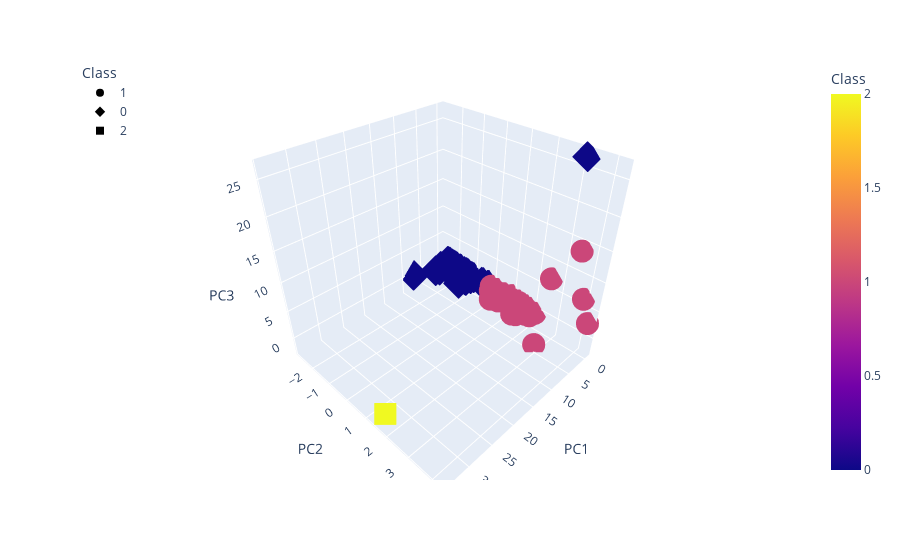

Notebook code for this chart:
### Code cell
# Creating a 3D-Scatter with the PCA data and the clusters
# YOUR CODE HERE
fig = px.scatter_3d(clustered_df, x="PC1", y="PC2", z="PC3", color="Class", symbol="Class")
fig.update_layout(legend=dict(x=0,y=1))
fig.show()

### Figure 1 — Plotly figure (JSON) as saved in the notebook; plotly's stock layout.template omitted (floating-point values rounded to 4 significant figures; data arrays with more than 128 entries replaced by an {"elided": "..."} marker saying what was removed)
{"data": [{"hovertemplate": "Class=%{marker.color}<br>PC1=%{x}<br>PC2=%{y}<br>PC3=%{z}<extra></extra>", "legendgroup": "1", "marker": {"color": {"elided": "290 int values"}, "coloraxis": "coloraxis", "symbol": "circle"}, "mode": "markers", "name": "1", "scene": "scene", "showlegend": true, "type": "scatter3d", "x": {"elided": "290 float values"}, "y": {"elided": "290 float values"}, "z": {"elided": "290 float values"}}, {"hovertemplate": "Class=%{marker.color}<br>PC1=%{x}<br>PC2=%{y}<br>PC3=%{z}<extra></extra>", "legendgroup": "0", "marker": {"color": {"elided": "241 int values"}, "coloraxis": "coloraxis", "symbol": "diamond"}, "mode": "markers", "name": "0", "scene": "scene", "showlegend": true, "type": "scatter3d", "x": {"elided": "241 float values"}, "y": {"elided": "241 float values"}, "z": {"elided": "241 float values"}}, {"hovertemplate": "Class=%{marker.color}<br>PC1=%{x}<br>PC2=%{y}<br>PC3=%{z}<extra></extra>", "legendgroup": "2", "marker": {"color": [2], "coloraxis": "coloraxis", "symbol": "square"}, "mode": "markers", "name": "2", "scene": "scene", "showlegend": true, "type": "scatter3d", "x": [34.07], "y": [1.762], "z": [-0.3471]}], "layout": {"coloraxis": {"colorbar": {"title": {"text": "Class"}}, "colorscale": [[0, "#0d0887"], [0.1111, "#46039f"], [0.2222, "#7201a8"], [0.3333, "#9c179e"], [0.4444, "#bd3786"], [0.5556, "#d8576b"], [0.6667, "#ed7953"], [0.7778, "#fb9f3a"], [0.8889, "#fdca26"], [1, "#f0f921"]]}, "legend": {"title": {"text": "Class"}, "tracegroupgap": 0, "x": 0, "y": 1}, "margin": {"t": 60}, "scene": {"domain": {"x": [0, 1], "y": [0, 1]}, "xaxis": {"title": {"text": "PC1"}}, "yaxis": {"title": {"text": "PC2"}}, "zaxis": {"title": {"text": "PC3"}}}}}
